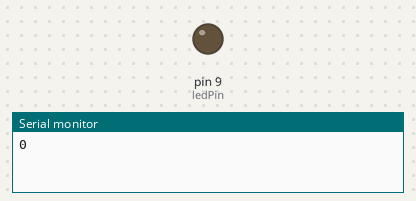
This sketch was run on a simulated Arduino Uno, built with avr-gcc and run on an emulated ATmega328P. On the bench: output pins drawn as LEDs (lit = HIGH), the last lines printed to the serial monitor.

Above: at 0.05 s.
At 5.05 s:
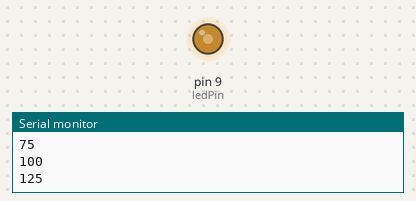
At 9.95 s:
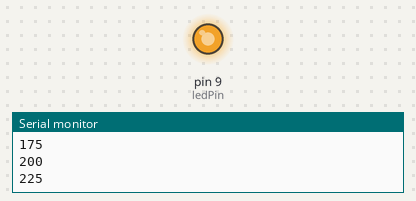
At 19.95 s:
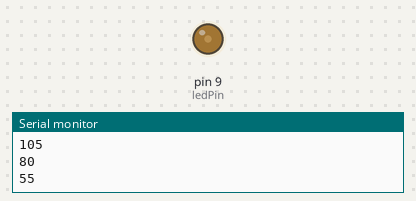
Timing chart, 0 to 28.6 s (numbered marks = the images above):
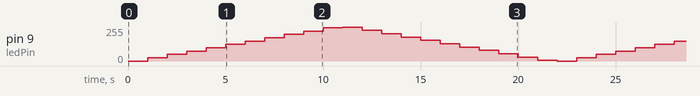

The sketch:

Varia_luminosita_led.ino
```cpp
// led in serie lato pin 9 con resistenza da 330 hom

int ledPin = 9;    // LED connesso al pin digitale 9

void setup()
{
  Serial.begin(9600);
}

void loop()
{
  for(int Val = 0 ; Val <= 255; Val +=25) // Vado da 0 a 255
  {
    Serial.println(Val);
    analogWrite(ledPin, Val);  // imposto il valore sull'uscita digitale
    delay(1000); // aspetto 10ms
  }

  for(int Val = 255 ; Val >= 0; Val -=25) // ora scendo da 255 a 0
  {
    Serial.println(Val);
    analogWrite(ledPin, Val);
    delay(1000);
  }
}
```
